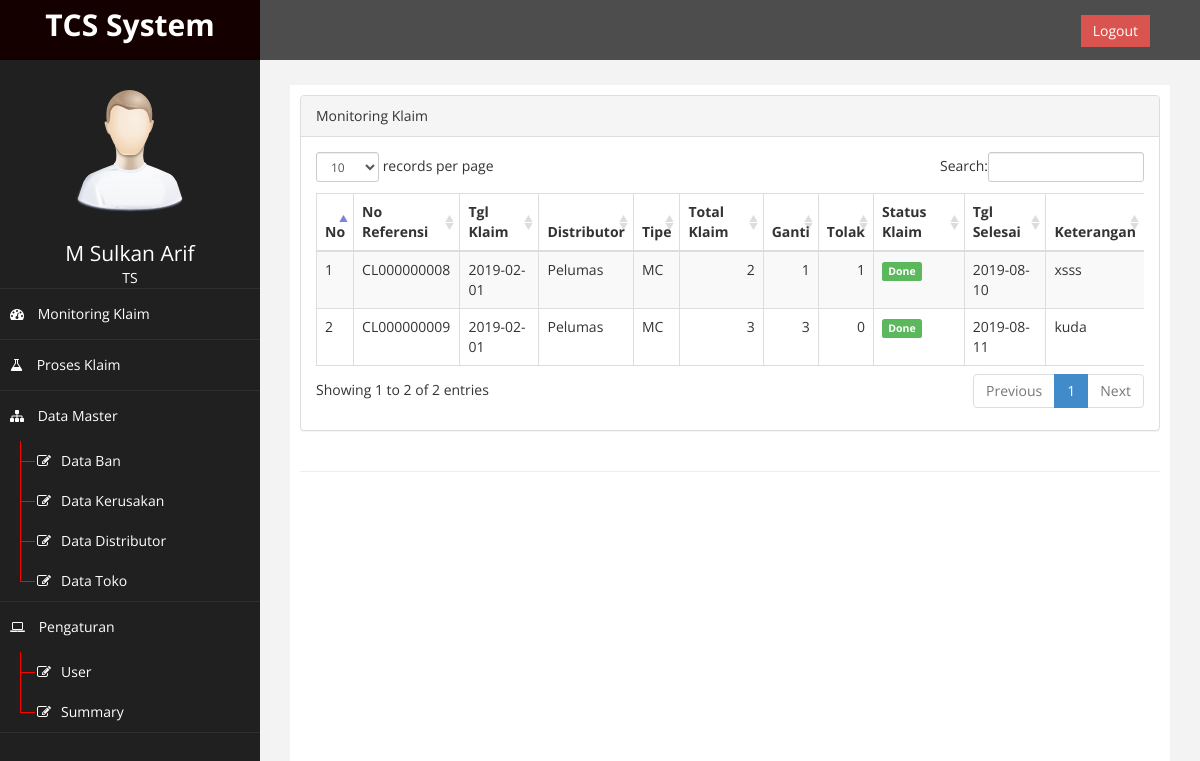
/ (signed in), run on the app's committed database.
### tables this page shows
CREATE TABLE `db_klaim_detail` (
  `id_klaim_detail` int(11) NOT NULL AUTO_INCREMENT,
  `id_klaim` int(11) NOT NULL,
  `id_ban` int(11) DEFAULT NULL,
  `id_toko` int(11) DEFAULT NULL,
  `keterangan` text,
  `id_kerusakan` text,
  `sisa_alur` decimal(8,1) DEFAULT NULL,
  PRIMARY KEY (`id_klaim_detail`)
);

### page/monitoring/monitoring.php (the view)
<?php
$klaim = [];
$sql = " SELECT kl.*,dis.kode_distributor,dis.nama_distributor from
(SELECT d.*,h.no_klaim,b.kode,b.ukuran,b.grup,b.alur_ban,k.kode_kerusakan,k.nama_kerusakan,k.sebab,k.disposisi,t.kode_toko,t.nama_toko,h.`status`,
sum(if(k.disposisi = 'Tolak',1,0)) AS tolak, sum(if(k.disposisi = 'Ganti',1,0)) AS ganti,h.tgl_klaim,if(h.`status` = 'Done',DATE(tgl_selesai),'') AS tgl_selesai,h.id_distributor,count(d.id_klaim_detail) as total_klaim
FROM db_klaim_detail d
JOIN db_klaim h ON d.id_klaim = h.id_klaim
JOIN db_ban b ON d.id_ban = b.id
JOIN db_kerusakan k ON d.id_kerusakan = k.id_kerusakan
JOIN db_toko t ON d.id_toko = t.id_toko
GROUP BY h.no_klaim) AS kl
JOIN db_distributor dis ON kl.id_distributor = dis.id_distributor ";
$query = mysqli_query($conn, $sql);
$no = 1;
while ($row = mysqli_fetch_assoc($query)) {
    $row['no'] = $no;
    $klaim[] = $row;
    $no++;
}
?>
<div class="panel panel-default">
    <div class="panel-heading">
        Monitoring Klaim
    </div>
    <div class="panel-body">
        <div class="table-responsive">
            <table class="table table-striped table-bordered table-hover" id="dataTables-example">
                <thead>
                    <tr>
                        <th>No</th>
                        <th>No Referensi</th>
                        <th>Tgl Klaim</th>
                        <th>Distributor</th>
                        <th>Tipe</th>
                        <th>Total Klaim</th>
                        <th>Ganti</th>
                        <th>Tolak</th>
                        <th>Status Klaim</th>
                        <th>Tgl Selesai</th>
                        <th>Keterangan</th>
                    </tr>
                </thead>
                <tbody>
                    <?php
                    foreach ($klaim as $key => $v) : ?>
                        <tr>
                            <td><?= $v['no'] ?></td>
                            <td><?= $v['no_klaim'] ?></td>
                            <td><?= $v['tgl_klaim'] ?></td>
                            <td><?= $v['nama_distributor'] ?></td>
                            <td><?= $v['grup'] ?></td>
                            <td class="text-right"><?= $v['total_klaim'] ?></td>
                            <td class="text-right"><?= $v['ganti'] ?></td>
                            <td class="text-right"><?= $v['tolak'] ?></td>
                            <td class=""><span class="<?= $v['status'] == 'Done' ? 'label label-success' : '' ?>"><?= $v['status'] ?></span></td>
                            <td class=""><span class="">
                                    <?= $v['status'] == 'Done' ? date('Y-m-d', strtotime($v['tgl_selesai'])) : '' ?>
                                </span></td>
                            <td data-toggle="tooltip" title="<?= $v['keterangan'] ?>"><?= strlen($v['keterangan']) >= 30 ? substr($v['keterangan'], 0, 30) . '...' : $v['keterangan'] ?></td>
                        </tr>
                    <?php endforeach; ?>
                </tbody>
            </table>
        </div>
    </div>
</div>

### assets/css/custom.css (style rules this page uses)
body { font-family: 'Open Sans', sans-serif; }

### data on the page
db_klaim_detail: no "1", no_klaim "CL000000008", tgl_klaim "2019-02-01", nama_distributor "Pelumas", grup "MC", total_klaim "2", ganti "1", tolak "1", status "Done", tgl_selesai "2019-08-10", keterangan "xsss"
db_klaim_detail: no "2", no_klaim "CL000000009", tgl_klaim "2019-02-01", nama_distributor "Pelumas", grup "MC", total_klaim "3", ganti "3", tolak "0", status "Done", tgl_selesai "2019-08-11", keterangan "kuda"

### other printed values
$_SESSION['nama'] "M Sulkan Arif"
$_SESSION['akses'] "TS"
